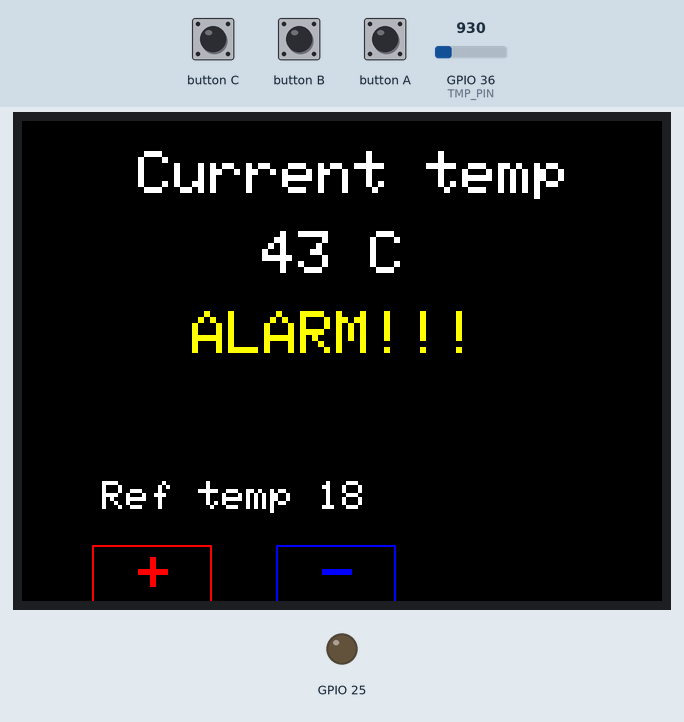
A sketch run on a simulated ESP32. On the bench: 320×240 colour display, output pins drawn as LEDs (lit = HIGH). Inputs (shaded band) come from the test bench; at power-on: GPIO 36 (TMP_PIN) = 930. WiFi joins after 1.5 s; servers stay silent unless stated; nothing arrives over Bluetooth unless stated; a phone connects over Bluetooth LE 3 s after start.

Above: at 5.1 s.
5.2 s: GPIO 36 (TMP_PIN) set to 697
At 8.1 s:
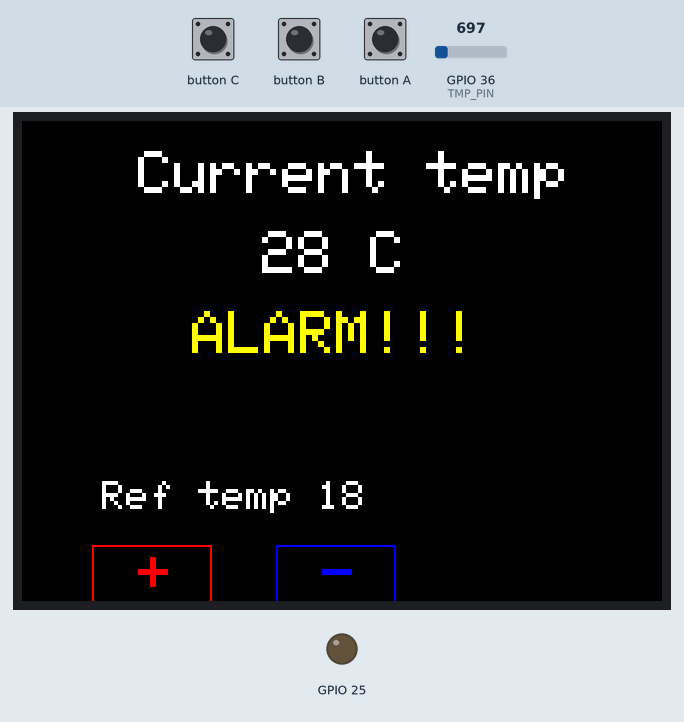
8.2 s: GPIO 36 (TMP_PIN) set to 1004
At 10.49 s:
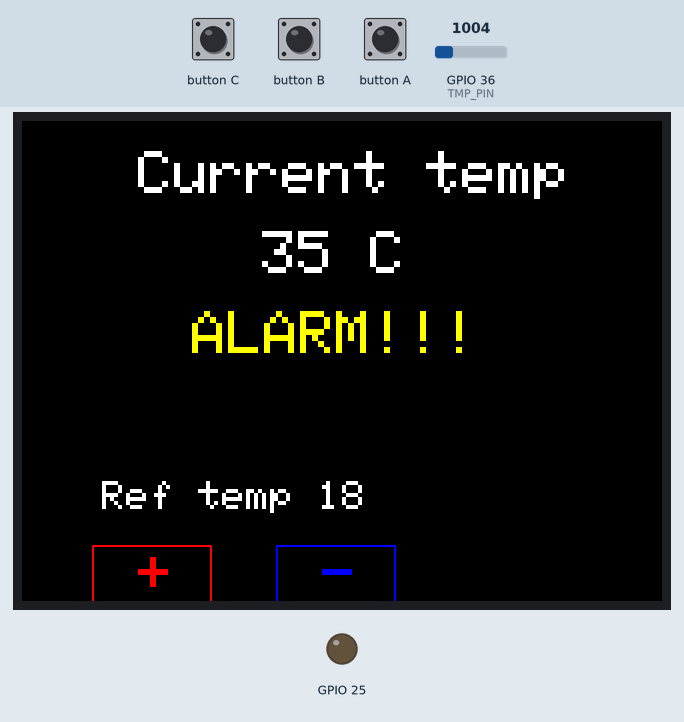
11.2 s: button B pressed for 0.15 s
At 12.9 s:
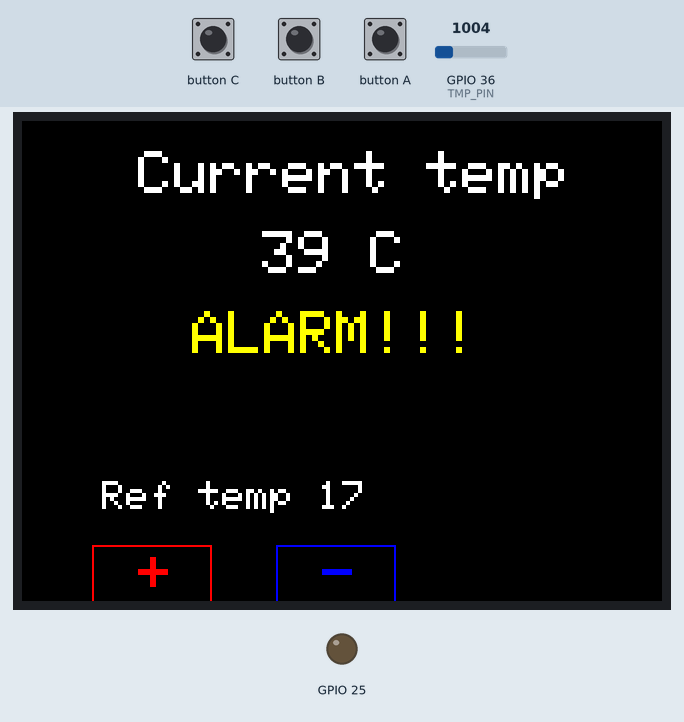
13.2 s: button C pressed for 0.15 s
16.3 s: GPIO 36 (TMP_PIN) set to 1069
At 19.14 s:
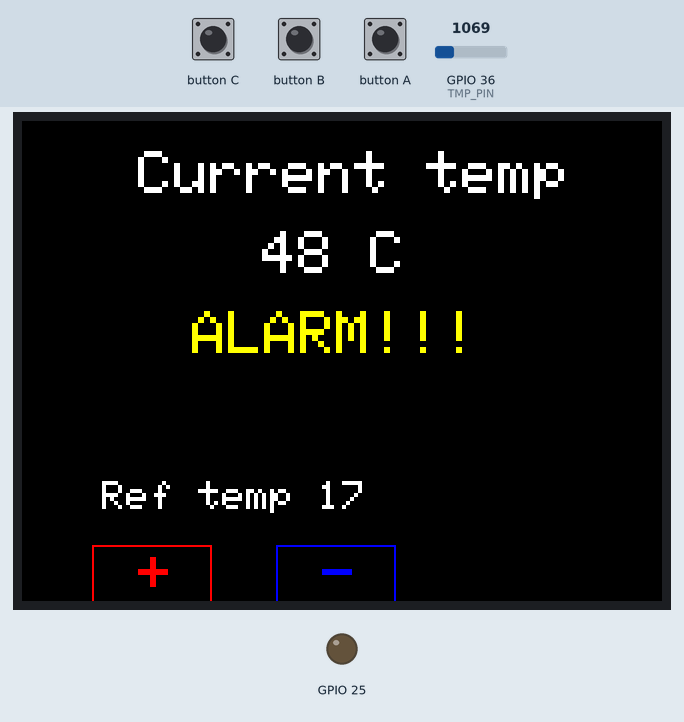
19.3 s: button A pressed for 0.15 s
At 20.8 s:
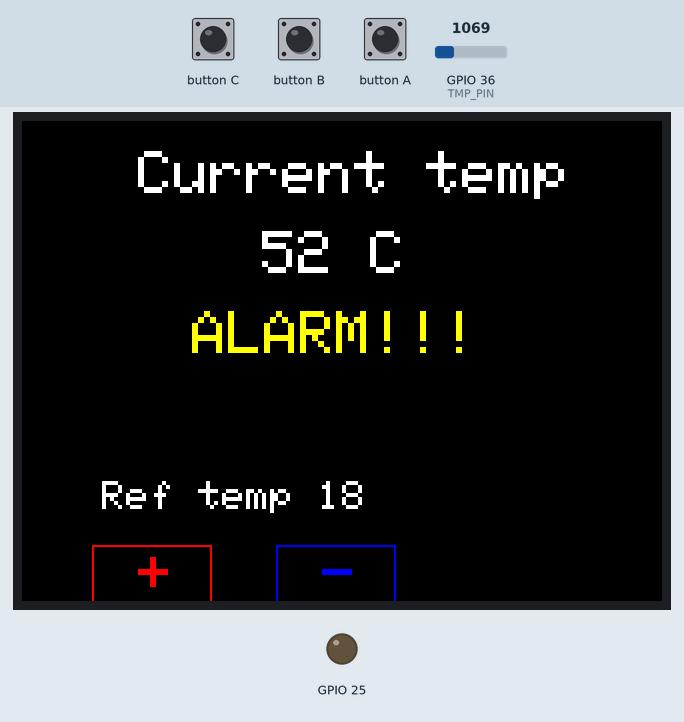
Timing chart, 0 to 22.2 s (numbered marks = the images above; inputs shaded):
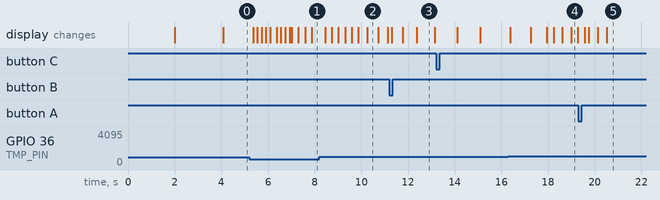

Measured:
- after the input at 5.2 s, the display: first changes after 0.16 s (image 1 shows a later state)
- what the display in image 2 shows lasts 0.4 s, from 10.3 s to 10.7 s
- what the display in image 3 shows lasts 0.8 s, from 12.4 s to 13.2 s

The sketch:

fase6_sensor.ino
```cpp
#include <M5Stack.h>
#include <WiFi.h>
#include <HTTPClient.h>
#include <WiFiClientSecure.h>
#include <BLEDevice.h>
#include <BLEUtils.h>
#include <BLEServer.h>
#include <BLE2902.h>

// Incluimos la clase que hemos implementado para gestionar una media móvil
// y el conjunto de atributos del elemento sensor.
#include "MovingAverage.h"
#include "SensorData.h"

///////////////////////////////////////////////////////////////////////////////

// Temperatura de referencia por defecto.
const int DEFAULT_REF_TEMP = 18;

// Datos para la conexión WiFi.
const char* WIFI_SSID = "BakerTeam2.4G";
const char* WIFI_PWD = "Comando Baker";
const unsigned long WIFI_MS_TIMEOUT = 10*1000; // 10 segundos

// Frecuencia (aproximada) de envío (en ms) a Thingspeak.com.
#define THINGSPEAK_SENDING_FREQ_MS 60000

// Datos para la conexión a ThingSpeak.
const char* THINGSPEAK_KEY = "N7VK389S52SRWNTV";

// Parámetros de configuración BLE.
const char* BLE_SERVICE_UUID = "19686c12-2faa-486e-9b1c-a1c286cfc540";
const char* BLE_CHARACTERISTIC_UUID = "d053c0e2-36cf-432f-9ea5-681ef9d5995f";

// Pin al que está conectado el sensor de temperatura.
const int TMP_PIN = 36;

///////////////////////////////////////////////////////////////////////////////

void PaintBaseLCD() {
  // Limpiamos la pantalla.
  M5.Lcd.clear();

  // Pintamos el botón +.
  M5.Lcd.setTextSize(3);
  M5.Lcd.setCursor(58, 215);
  M5.Lcd.setTextColor(RED);
  M5.Lcd.printf("+");
  M5.Lcd.drawRect(35, 212, 60, 30, RED);

  // Pintamos el botón -.
  M5.Lcd.setTextSize(3);
  M5.Lcd.setCursor(150, 215);
  M5.Lcd.setTextColor(BLUE);
  M5.Lcd.printf("-");
  M5.Lcd.drawRect(127, 212, 60, 30, BLUE);
}

void UpdateLCD (const SensorData& s) {
    PaintBaseLCD();
    M5.Lcd.setTextColor(WHITE);
    M5.Lcd.setTextSize(3);
    M5.Lcd.setCursor(58, 15);
    M5.Lcd.printf("Current temp");
    M5.Lcd.setCursor(120, 55);
    M5.Lcd.printf(String(s.GetSensorValue()).c_str());
    M5.Lcd.printf(" C");
    if (s.GetAlarm())
    {
      M5.Lcd.setTextColor(YELLOW);
      M5.Lcd.setCursor(85, 95);
      M5.Lcd.printf("ALARM!!!");
    }
    M5.Lcd.setTextColor(WHITE);
    M5.Lcd.setCursor(40, 180);
    M5.Lcd.setTextSize(2);
    String text = "Ref temp ";
    text += String(s.GetPotValue());
    M5.Lcd.printf(text.c_str());
    M5.update();
}

///////////////////////////////////////////////////////////////////////////////

String DoSerial (int valSensor, int valPot, bool alarm) {
  String str(valSensor);
  str += "#";
  str += (alarm)? "1" : "0";
  str += '\n';
  return str;
}

///////////////////////////////////////////////////////////////////////////////

void Sent2ThingSpeaks(const SensorData& s) {
  String request = "https://api.thingspeak.com/update?api_key=";
  request += THINGSPEAK_KEY;
  request += "&field1=";
  request += String(s.GetSensorValue());

  HTTPClient https;
  https.begin(request);
  int ret = https.GET();
  if (ret == HTTP_CODE_OK || ret == HTTP_CODE_MOVED_PERMANENTLY)
    String response = https.getString();
}

///////////////////////////////////////////////////////////////////////////////

float Volt2Temp(int value_mV) {
  // *** IMPORTANTE ***
  // Estoy usando un sensor de temperatura TMP36 que devuelve un valor de
  // tensión que debe transformarse en una temperatura considerando las
  // indicaciones del fabricante para este modelo.
  return (value_mV - 500) / 10;
}

///////////////////////////////////////////////////////////////////////////////

// Necesitamos una variable global para que sea accesible desde el bucle.
BLECharacteristic* pCharacteristic = 0;

void setup() {

  // Se inicializa el objeto que representa el M5Stack.
  M5.begin();

  // M5Stack tiene un problema documentado de ruido en el altavoz que
  // incluye bajo determinadas circunstancias. Para minimizarlo anulamos
  // el altavoz.
  dacWrite(25, 0);

  // Intentamos conectar a la red WiFi hasta que se alcance el timeout.
  WiFi.begin(WIFI_SSID, WIFI_PWD);
  unsigned long t = millis();
  while (WiFi.status() != WL_CONNECTED)
  {
    if (millis() - t > WIFI_MS_TIMEOUT)
      break;
    DisplayDebug("Connecting WiFi");
    delay(500);
  }

  // Informamos del resultado de la conexión WiFi.
  String text;
  if (WiFi.status() == WL_CONNECTED)
  {
    text = "WiFi connected!\n\nAddress is ";
    text += WiFi.localIP().toString();
  }
  else
  {
    text = "WiFi connection failed!";
  }
  DisplayDebug(text);
  delay(2000);

  // Configuramos y activamos la conectividad BLE.
  BLEDevice::init("Sensor");
  BLEServer* pServer = BLEDevice::createServer();
  BLEService* pService = pServer->createService(BLE_SERVICE_UUID);
  pCharacteristic = pService->createCharacteristic(
    BLE_CHARACTERISTIC_UUID,
    BLECharacteristic::PROPERTY_READ   |
    BLECharacteristic::PROPERTY_WRITE  |
    BLECharacteristic::PROPERTY_NOTIFY |
    BLECharacteristic::PROPERTY_INDICATE
    );
  pCharacteristic->addDescriptor(new BLE2902());
  pService->start();
  BLEAdvertising* pAdvertising = BLEDevice::getAdvertising();
  pAdvertising->addServiceUUID(BLE_SERVICE_UUID);
  pAdvertising->setScanResponse(true);
  pAdvertising->setMinPreferred(0x06);
  pAdvertising->setMinPreferred(0x12);
  BLEDevice::startAdvertising();
}

///////////////////////////////////////////////////////////////////////////////

void loop() {

  // Creamos un objeto que representa la situación del elemento sensor que,
  // al ser static, se preservará entre invocaciones de la función.
  static SensorData sensor(0, DEFAULT_REF_TEMP);

  // Creamos el objeto que representa la media móvil para guardar los datos
  // del sensor y atenuar las pequeñas variaciones.
  static MovingAverage avgSensor(100);

  // Calculamos el valor de temperatura del sensor.
  int valSensor = avgSensor.Add(Volt2Temp(analogRead(TMP_PIN)));

  // Crearemos un objeto que representa la situación ahora mismo.
  SensorData current(valSensor, sensor.GetPotValue());

  // Si la situación actual del sensor ha variado respecto a la anterior
  // entonces actuamos. También lo hacemos si se pulsa el botón C.
  if ((current != sensor) || M5.BtnC.wasPressed())
  {
    sensor = current;

    // Refrescamos la información en la pantalla.
    UpdateLCD(sensor);

    // Para normalizar el intercambio de información invocaremos una
    // función que recibe el valor del sensor, el valor de referencia
    // y si hay condición de alarma y devuelve un string formateado.
    // El formato debe ser el mismo que se asuma en el código del
    // wearable para realizar la operación inversa.
    String data = DoSerial(current.GetSensorValue(), current.GetPotValue(), current.GetAlarm());
    pCharacteristic->setValue(data.c_str());
    pCharacteristic->notify();
  }

  // Por último, gestionamos las pulsaciones de los botones.
  if (M5.BtnA.wasPressed())
  {
    sensor.SetPotValue(sensor.GetPotValue() + 1);

    // Notificamos el cambio.
    String data = DoSerial(sensor.GetSensorValue(), sensor.GetPotValue(), sensor.GetAlarm());
    pCharacteristic->setValue(data.c_str());
    pCharacteristic->notify();

    // Refrescamos la información en la pantalla.
    UpdateLCD(sensor);
  }
  if (M5.BtnB.wasPressed())
  {
    sensor.SetPotValue(sensor.GetPotValue() - 1);

    // Notificamos el cambio.
    String data = DoSerial(sensor.GetSensorValue(), sensor.GetPotValue(), sensor.GetAlarm());
    pCharacteristic->setValue(data.c_str());
    pCharacteristic->notify();

    // Refrescamos la información en la pantalla.
    UpdateLCD(sensor);
  }
  if (M5.BtnC.pressedFor(2000))
    M5.powerOFF();

  M5.update();

  // Esperamos entre iteraciones del bucle principal.
  const unsigned int iter_delay_ms = 100;
  delay(iter_delay_ms);

  // Para hacer un envío periódico a ThingSpeak.com tenemos en cuenta
  // la frecuencia prevista de envío y el número de iteraciones.
  static unsigned int numIter = 0;
  if (numIter >= THINGSPEAK_SENDING_FREQ_MS / iter_delay_ms)
  {
    // Enviamos el dato.
    Sent2ThingSpeaks(sensor);

    // Reseteamos el contador de iteraciones.
    numIter = 0;
  }
  else
    numIter++;
}

///////////////////////////////////////////////////////////////////////////////

void DisplayDebug (String str) {
  M5.Lcd.clear();
  M5.Lcd.setCursor(0, 0);
  M5.Lcd.setTextSize(2);
  M5.Lcd.printf(str.c_str());
  M5.update();
}
```

CircularBuffer.h
```cpp
// Clase auxiliar para manejar un buffer circular.

template <class T>
class CircularBuffer {
  public:
  CircularBuffer (const int size);
  ~CircularBuffer ();
  void Add (const T& value);
  int NumberOfElements () const;
  T& operator[] (int index) const;

  private:
  int maxSize;
  int firstPos;
  int numberOfElements;
  T* buffer;
};

template <class T>
CircularBuffer<T>::CircularBuffer (const int size) {
  maxSize = size;
  firstPos = numberOfElements = 0;
  buffer = new T[maxSize];
}

template <class T>
CircularBuffer<T>::~CircularBuffer () {
    delete buffer;
}

template <class T>
void CircularBuffer<T>::Add (const T& value) {
  // Calculamos la posición de inserción.
  int firstFreePos = (firstPos + numberOfElements) % maxSize;

  // Insertamos el valor.
  buffer[firstFreePos] = value;

  // El primer elemento del buffer se desplaza si este
  // ya se ha llenado. En caso contrario no hace falta
  // descartarlo.
  if (numberOfElements >= maxSize)
    firstPos++;
  else
    numberOfElements++;
}

template <class T>
int CircularBuffer<T>::NumberOfElements () const {
  return numberOfElements;
}

template <class T>
T& CircularBuffer<T>::operator[] (int index) const {
  // Transformamos el posicionamiento de index en el rango
  // 0 .. N-1 a las posiciones en el buffer circular.
  int pos = (firstPos + index) % maxSize;

  // Devolvemos el valor.
  return buffer[pos];
}
```

MovingAverage.h
```cpp
#include "CircularBuffer.h"

// Clase auxiliar para manejar una media móvil.

class MovingAverage {
  public:
  MovingAverage (const int size);
  float Add (const float newValue);

  private:
  CircularBuffer<float> avg;
};

MovingAverage::MovingAverage (const int size) :avg(size) {
}

float MovingAverage::Add (const float newValue) {
  avg.Add(newValue);

  float sum = 0;
  for (int i = 0; i < avg.NumberOfElements(); i++)
    sum += avg[i];

  return sum / avg.NumberOfElements();
}
```

SensorData.h
```cpp
// Clase auxiliar para representar los datos del sensor y su situación.

class SensorData {
  public:
  SensorData (int s, int p);
  void SetSensorValue (int value);
  int GetSensorValue () const;
  void SetPotValue (int value);
  int GetPotValue () const;
  bool GetAlarm () const;

  private:
  int valSensor;
  int valPot;
};

SensorData::SensorData (int s = 0, int p = 0) {
  SetSensorValue(s);
  SetPotValue(p);
}

void SensorData::SetSensorValue (int value) {
  valSensor = value;
}

int SensorData::GetSensorValue () const {
  return valSensor;
}

void SensorData::SetPotValue (int value) {
  valPot = value;
}

int SensorData::GetPotValue () const {
  return valPot;
}

bool SensorData::GetAlarm () const {
  return (valSensor > valPot);
}

bool operator== (const SensorData& left, const SensorData& right) {
  if (left.GetSensorValue() != right.GetSensorValue())
    return false;
  if (left.GetPotValue() != right.GetPotValue())
    return false;
  if (left.GetAlarm() != right.GetAlarm())
    return false;

  return true;
}

bool operator!= (const SensorData& left, const SensorData& right) {
  return !(left == right);
}
```
